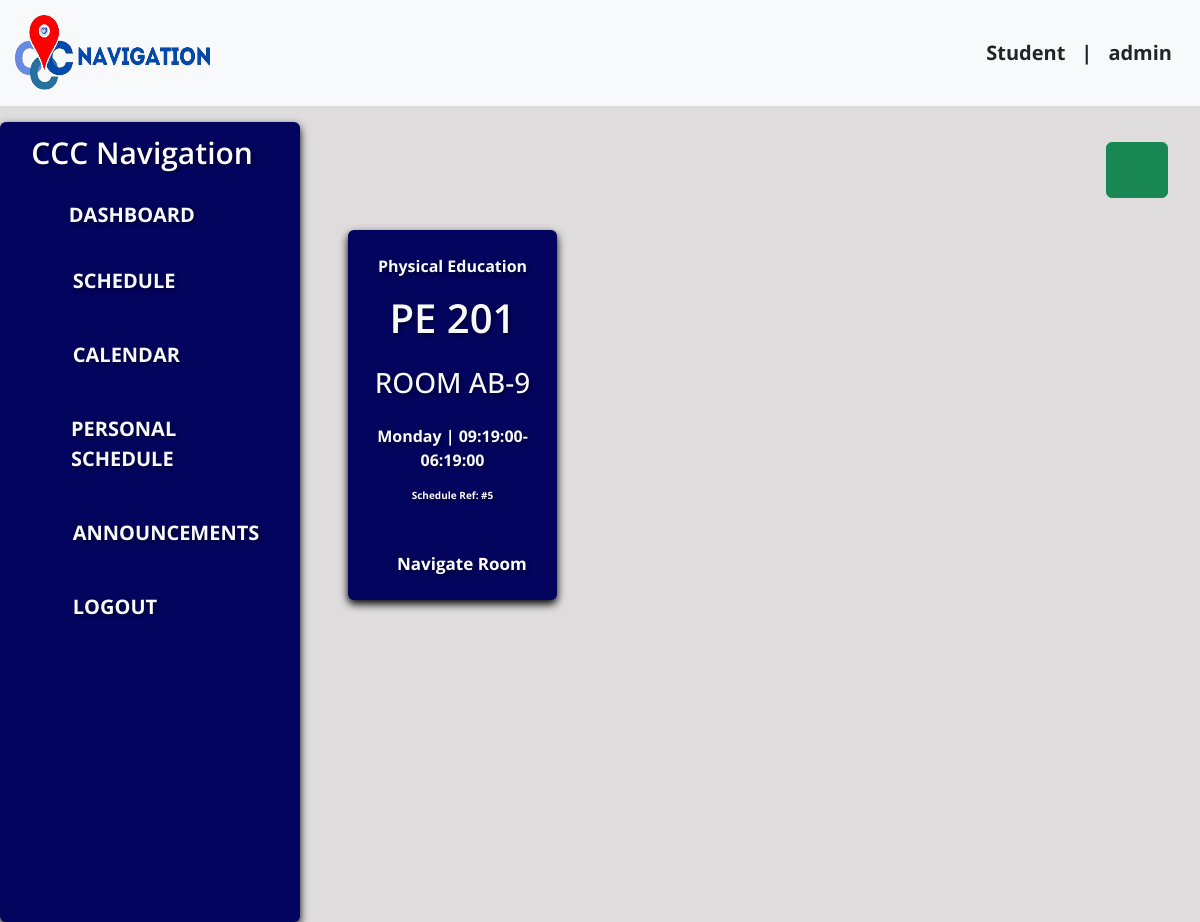
The app's page /schedule.php?day=Monday (signed in) with its own data.
### tables this page shows
CREATE TABLE `schedule` (
  `schedule_id` int(11) NOT NULL AUTO_INCREMENT,
  `user_id` int(11) DEFAULT NULL,
  `subject_name` varchar(255) DEFAULT NULL,
  `subject_code` varchar(20) DEFAULT NULL,
  `building` varchar(100) DEFAULT NULL,
  `room_number` int(11) DEFAULT NULL,
  `class_start` time DEFAULT NULL,
  `class_end` time DEFAULT NULL,
  `day` varchar(20) DEFAULT NULL,
  PRIMARY KEY (`schedule_id`),
  KEY `user_id` (`user_id`),
  CONSTRAINT `schedule_ibfk_1` FOREIGN KEY (`user_id`) REFERENCES `users` (`user_id`)
);

### schedule.php (the view, shortened to what this page needs)
<?php
$username = $_SESSION['username'];
$section = $_SESSION['section'];
include_once 'dbcon.php';
if (isset($_GET['day']) && $_GET['day'] != 'ALL') {
  $selected_day = $_GET['day'];
  $sql = "SELECT * FROM schedule WHERE day = '$selected_day'";
} else {
  $sql = "SELECT * FROM schedule WHERE section = '$section'";
}
$result = mysqli_query($conn, $sql);
?>
<!DOCTYPE html>
<html lang="en">
<head>
  <link href="bootstrap-5.3.3-dist/css/bootstrap.min.css" rel="stylesheet" />
</head>
<body style="background: #dedcdc">
  <nav class="navbar navbar-expand-lg navbar-dark bg-light text-primary position-sticky">
    <div class="container-fluid">
      <div class="d-flex align-items-center">
        <a href="homepage.php" class="navbar-brand text-primary fw-bold" style="font-size: 40px; margin-right: 20px"><img src="img/cnav-logo.png" alt="Logo" class="header-logo" style="width: 200px; height: 80px; margin-right: 20px" /></a>
      </div>
      <div class="collapse navbar-collapse justify-content-end fw-bold" id="navbarSupportedContent">
        <div class="d-flex align-items-center">
          <a href="#" class="navbar-brand text-dark">Student</a>
          <span class="navbar-brand text-dark">|</span>
          <span class="navbar-brand text-dark me-3"><?php echo htmlspecialchars($username); ?></span>
        </div>
      </div>
    </div>
  </nav>
  <div class="container-fluid mt-3">
    <div class="row">
      <div class="col-lg-3 col-md-9 mb-lg-0 mb-4 px-lg-0">
        <nav class="sidemenu navbar navbar-expand-lg rounded">
          <div class="customs container-fluid flex-lg-column align-items-stretch">
            <h4 class="navbar-brand text-center text-white mb-2" style="font-weight: 600; font-size: 30px">CCC Navigation</h4>
            <div class="collapse flex-column navbar-collapse align-items-start" id="sidemenu">
              <a href="homepage.php" type="button" style="font-size: 20px" class="sidebar-link text-decoration-none fw-bold text-light p-3 align-items-center active d-flex">
                <box-icon name="home-alt" type="solid" color="#ffffff" size="sm"></box-icon>
                <span class="side-text ms-3">DASHBOARD</span>
              </a>
              <div class="p-1 mb-1 rounded text-white">
                <a href="schedule.php" type="button" style="font-size: 20px" class="sidebar-link text-decoration-none fw-bold text-light p-3 align-items-center active d-flex">
                  <box-icon name="edit" type="solid" color="#ffffff" size="sm"></box-icon>
                  <span class="side-text ms-3">SCHEDULE</span>
                </a>
              </div>
              <div class="p-1 mb-1 rounded text-white">
                <a href="calendar.php" type="button" style="font-size: 20px" class="sidebar-link text-decoration-none fw-bold text-light p-3 align-items-center active d-flex">
                  <box-icon name="calendar" type="solid" color="#ffffff" size="sm"></box-icon>
                  <span class="side-text ms-3">CALENDAR</span>
                </a>
              </div>
              <div class="p-1 mb-1 rounded text-white">
                <a href="personal_schedule.php" type="button" style="font-size: 20px" class="sidebar-link text-decoration-none fw-bold text-light p-3 align-items-center active d-flex">
                  <box-icon name="current-location" type="solid" color="#ffffff" size="sm"></box-icon>
                  <span class="side-text ms-3">PERSONAL SCHEDULE</span>
                </a>
              </div>
              <div class="p-1 mb-1 rounded text-white">
                <a href="announcement.php" type="button" style="font-size: 20px" class="sidebar-link text-decoration-none fw-bold text-light p-3 align-items-center active d-flex">
                  <box-icon name="megaphone" type="solid" color="#ffffff" size="sm"></box-icon>
                  <span class="side-text ms-3">ANNOUNCEMENTS</span>
                </a>
              </div>
              <div class="p-1 mb-1 rounded text-white">
                <a href="logout.php" type="button" style="font-size: 20px;" class="sidebar-link text-decoration-none fw-bold text-light p-3 align-items-center active d-flex">
                  <box-icon name="exit" type="solid" color="#ffffff" size="sm"></box-icon>
                  <span class="side-text ms-3">LOGOUT</span>
                </a>
              </div>
            </div>
          </div>
        </nav>
      </div>
      <div class="col-lg-9 main-content">
        <div class="container-fluid">
          <div class="d-flex justify-content-end mb-3">
            <button type="button" class="btn btn-success me-2" data-bs-toggle="modal" data-bs-target="#searchDay">
              <box-icon name="search-alt-2" size="md"></box-icon>
            </button>
          </div>
          <div class="row m-2 text-light fw-bold scrollable-dashboard">
            <?php
            while ($row = mysqli_fetch_assoc($result)) {
            ?>
              <div class="col-md-3 m-3 sidebar p-4 d-flex align-items-center justify-content-center rounded">
                <div class="align-items-center">
                  <p style="text-align: center;"><?php echo $row['subject_name']; ?></p>
                  <h1 style="text-align: center; font-weight: 600"><?php echo $row['subject_code']; ?></h1>
                  <h3 class="mt-4" style="text-align: center">ROOM <?php echo $row['building']; ?>-<?php echo $row['room_number']; ?></h3>
                  <p style="text-align: center;" class="mt-4"><?php echo $row['day']; ?> | <?php echo $row['class_start']; ?>-<?php echo $row['class_end']; ?></p>
                  <p style="text-align: center; font-size: 10px" class="mb-5">Schedule Ref: #<?php echo $row['schedule_id']; ?></p>
                  <a class="locate-link" type="button" data-bs-toggle="modal" data-bs-target="#<?php echo $row['building']; ?>" data-room-number="<?php echo $row['room_number']; ?>" data-room-building="<?php echo $row['building']; ?>" style="text-decoration: none; color: white; font-size: 17px; text-align: center; margin-left: 25px;">Navigate Room</a>
                </div>
              </div>
            <?php
            }
            ?>
          </div>
        </div>
      </div>
    </div>
  </div>
</body>
</html>

### schedule.php (style rules this page uses)
* { font-family: "Open Sans", sans-serif; }
.navbar-brand, .nav-link { font-size: 20px; }
.sidemenu { text-decoration: none; font-size: 30px; color: white; font-weight: 700; position: sticky; top: 0; height: 100vh; overflow-y: auto; background-color: #03045e; box-shadow: 0 4px 8px rgba(0, 0, 0, 1); text-shadow: 2px 2px 4px rgba(0, 0, 0, 0.5); padding: 30px; }
.customs { height: 100%; }
#sidemenu { padding-left: 0; }
.sidebar { background-color: #03045e; box-shadow: 0 4px 8px rgba(0, 0, 0, 1); text-shadow: 2px 2px 4px rgba(0, 0, 0, 0.5); padding: 30px; }
.main-content { padding: 20px; }
.sidebar-link { justify-content: flex-start; }
.scrollable-dashboard { max-height: 600px; overflow-y: auto; }
img { width: 100%; }

### records on screen
schedule: subject_name "Physical Education", subject_code "PE 201", building "AB", room_number "9", day "Monday", class_start "09:19:00", class_end "06:19:00", schedule_id "5"

### other values on screen
$username "admin"
